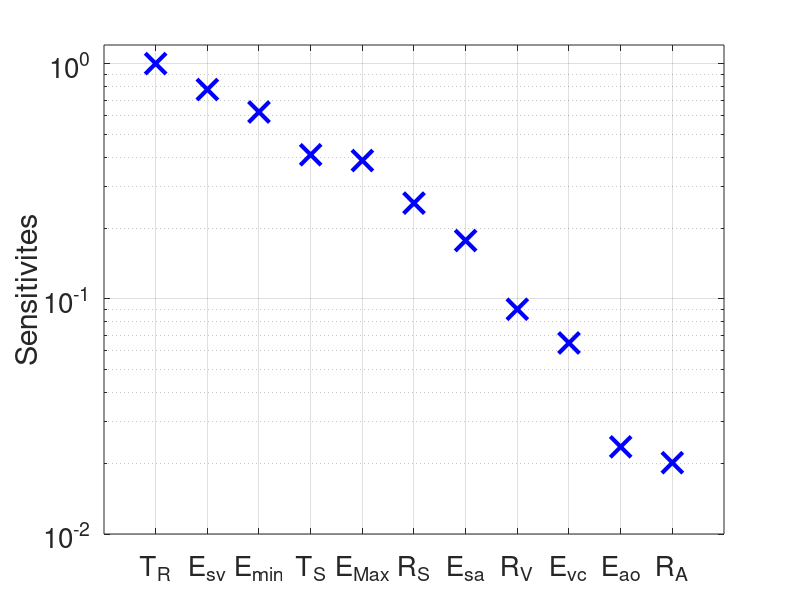
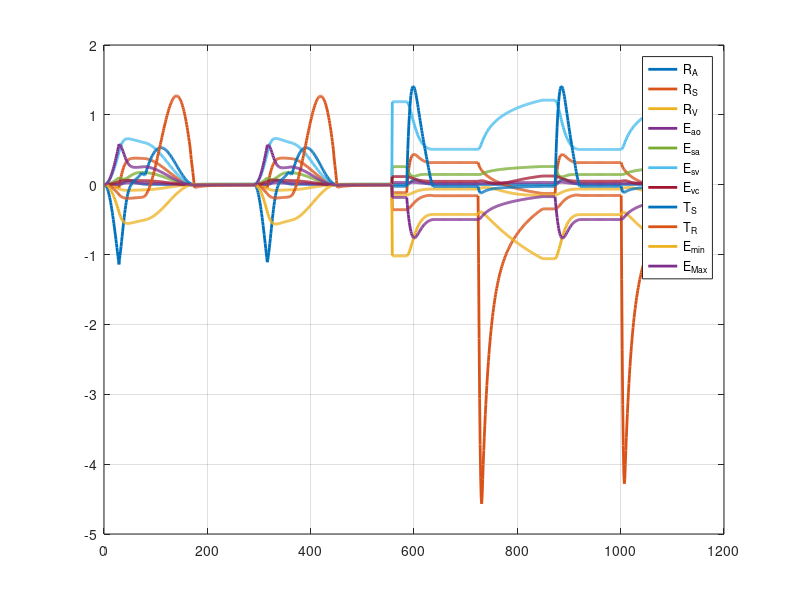

These charts were generated, in order, by the following MATLAB code:
clear; close all; clc;

load sens_nominal_1.mat

% ranked classical sensitivitiesd
[~,NS] = size(sens);
sens_norm = zeros(1,NS);
for i = 1:NS
  sens_norm(i)=norm(sens(:,i),2);
end
[Rsens,Isens] = sort(sens_norm,'descend');

pname = {'R_A','R_S','R_V','E_{ao}','E_{sa}','E_{sv}','E_{vc}','T_S','T_R','E_{min}','E_{Max}'};
npname{length(x0)} = [];
for j = 1:length(x0)
    npname{j} = pname{Isens(j)};
end

%ranked sensitivites
figure(1);
p = 1:11;
h = semilogy(p,Rsens./max(Rsens),'bx');
set(h,'linewidth',3);
set(h,'Markersize',15);
set(gca,'Fontsize',20);
set(gca,'XTick',p)
set(gca,'XTickLabel',npname)
ylabel('Sensitivites');
xlim([0 12]);
ylim([1e-2 1.2])
grid on;

%time varying sensitivites
%note that the first 557 elements of a colum in "sens" correspond to pressure
%sensitivity, and the final 557 elements of a column in "sens" correspond
%to volume sensitivity
figure(2);
plot(sens,'linewidth',2)
legend(pname)
grid on
